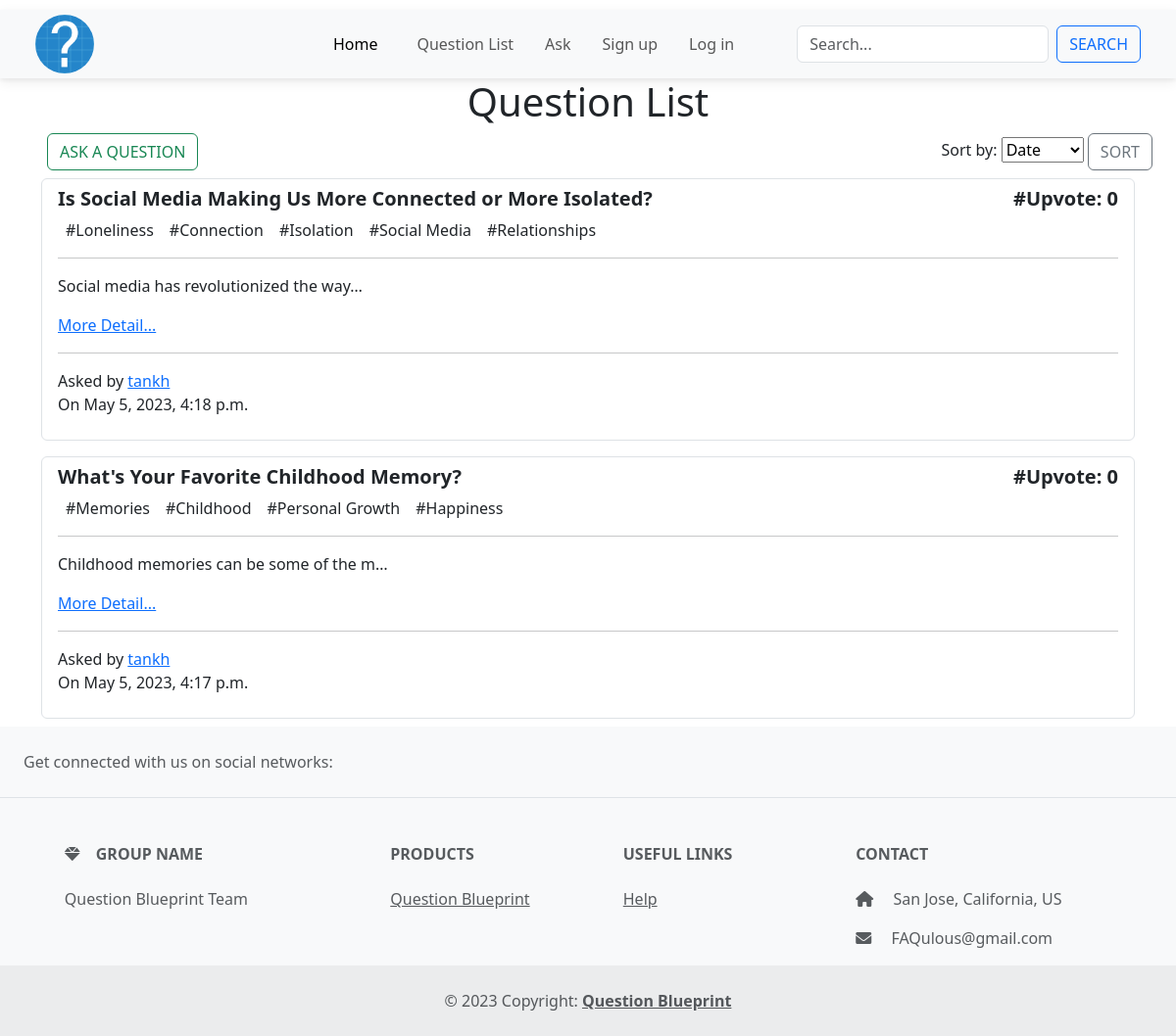
The page /question/ on the database as committed earlier.
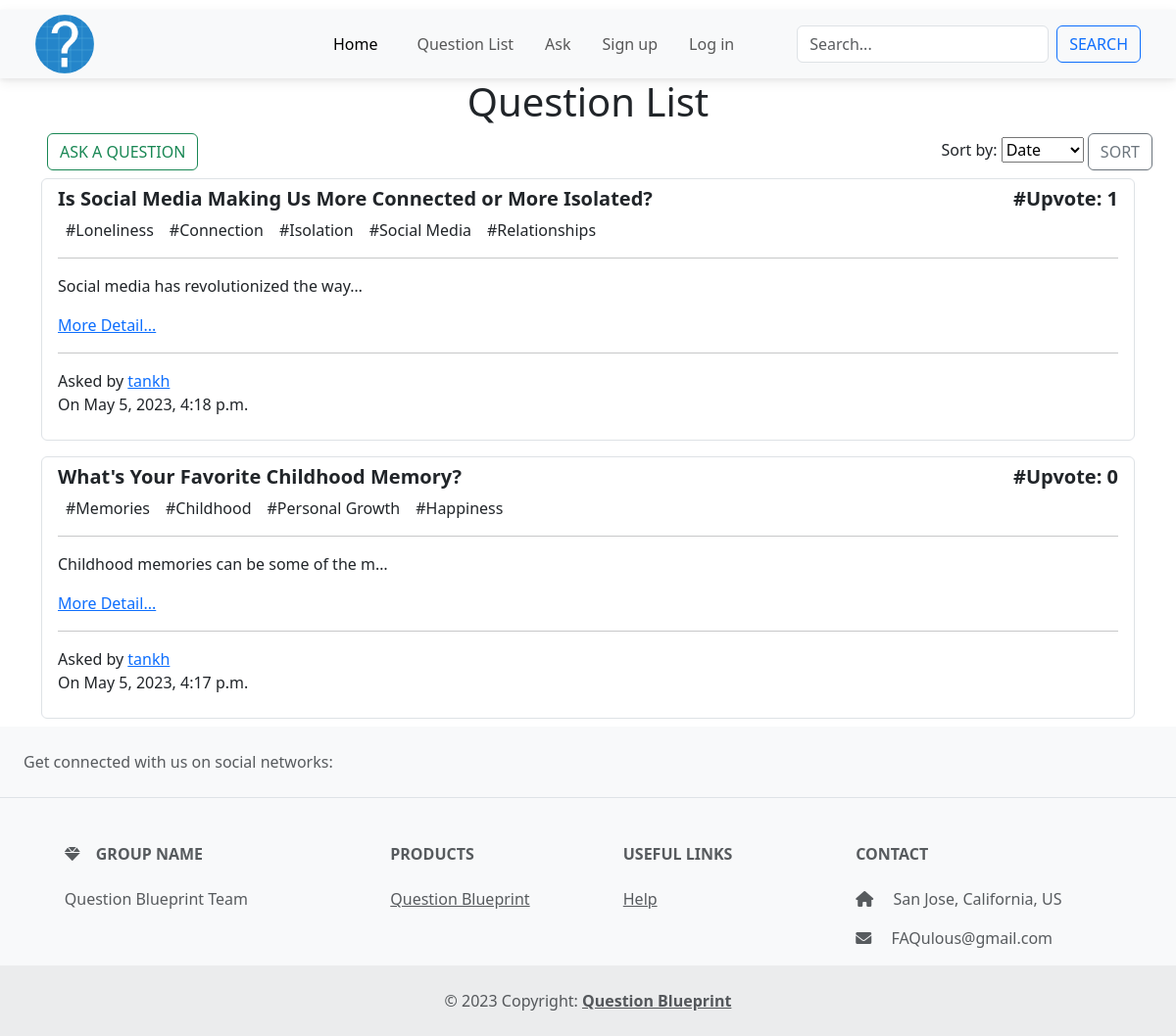
The same page on the database as committed later.
### main_app/models.py (models this page shows, shortened)
class Question(models.Model):
    user = models.ForeignKey(User, on_delete=models.CASCADE)
    title = models.CharField(max_length=200, blank=False, null=False)
    content = models.TextField(max_length=20000, blank=False, null=False)
    tag = TaggableManager(blank=True)
    upvote_num = models.IntegerField(default=0)
    created_date = models.DateTimeField(default=timezone.now)
    audio_file = models.FileField(upload_to='audio/', null=True, blank=True)

### main_app/views.py (the view)
# urls.py: path('question/', views.QuestionListView.as_view(), name='question_view'),
class QuestionListView(ListView):
    model = Question
    ordering = ['-created_date']
    template_name = 'main_app/question_list.html'
    def get_context_data(self, **kwargs):
        context = super().get_context_data(**kwargs)
        questions = self.model.objects.all()
        sort_by = self.request.GET.get('sort', '-upvote_num')
        if sort_by == 'created_date':
            sorted_questions = questions.order_by('-created_date', '-upvote_num')
        else:
            sorted_questions = questions.order_by('-upvote_num','-created_date')
        paginator = Paginator(sorted_questions,4)  # 3 questions per page
        page_number = self.request.GET.get('page', 1)
        page_obj = paginator.get_page(page_number)
        context['sorted_questions'] = page_obj
        return context

### main_app/templates/main_app/question_list.html (shortened to what this page needs)
{% extends "base_nav.html" %}
{% load crispy_forms_tags %}
{% block content%}
<h1 class="text-center mb-2">Question List</h1>
<div class="d-flex justify-content-between mx-4">
  {% if user.is_authenticated %}
  <a href="{% url 'main_app:question_ask_view' %}" class=" mx-4">
    <button class="btn btn-outline-success  mx-4">Ask a question</button>
  </a>
  {% else %}
  <a href="{% url 'login' %}" class="me-auto mx-4">
    <button class="btn btn-outline-success">Ask a question</button>
  </a>
  {% endif %}
  <form method="GET">
    <label for="sort">Sort by:</label>
    <select id="sort" name="sort">
      <option value="created_date" {% if request.GET.sort == 'created' %}selected{% endif %}>Date</option>
    </select>
    <button class="btn btn-outline-secondary" type="submit">Sort</button>
  </form>
</div>
<div id="question-list">
  {% for question in sorted_questions %}
  <div class="container py-2">
    <div class="list-group">
      <div class="list-group-item list-group-item-action">
        <div class="d-flex justify-content-between">
          <h5 class="fw-bold">{{question.title}}</h5>
          <h5 class="fw-bold">#Upvote: {{question.upvote_num}}</h5>
        </div>
        <div class="d-flex flex-row">
          <div class="d-flex flex-row flex-wrap">
            {% for t in question.tag.all %}
            <div class="p-2 py-0">#{{t}}</div>
            {% endfor %}
          </div>
        </div>
        <hr>
        {% if question.content|wordcount < 15 and question.content|length < 100 %}
        <p class="">{{question.content}}</p>
        {% else %}
        <p>{{question.content|truncatechars:40}}</p>
        {% endif %}
        <a href="{% url 'main_app:question_detail_view' question.id %}">More Detail...</a>
        <hr />
        <span>Asked by <a href="{% url 'profile_view' question.user.username %}">{{question.user}}</a></span>
        <p>On {{question.created_date}}</p>
      </div>
    </div>
  </div>
  {% endfor %}
</div>
{% endblock %}

Rows that differ between the two databases and show on the page:
changed Question "Is Social Media Making Us More Connected or More Isolated?": upvote_num "0" → "1"
